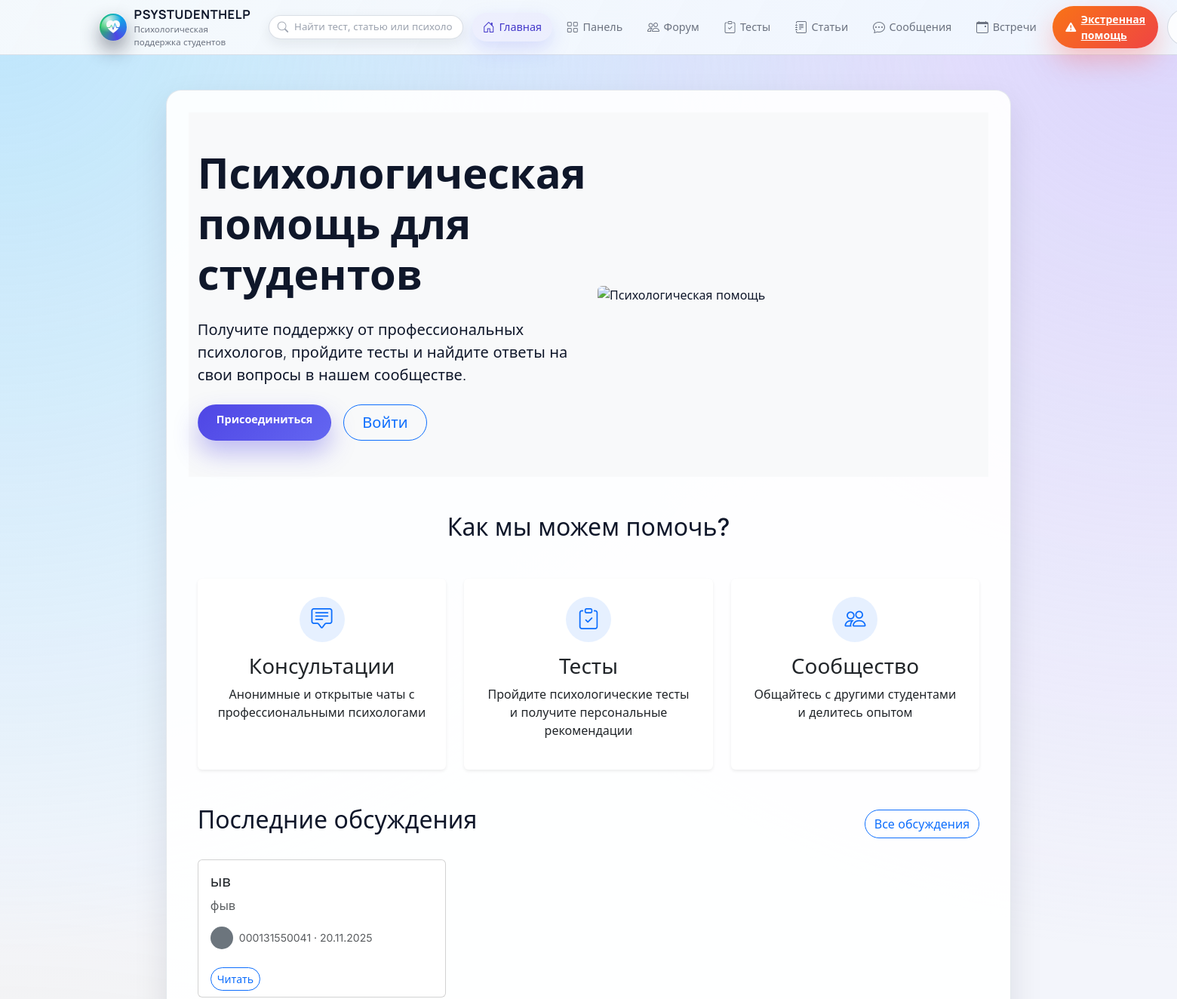
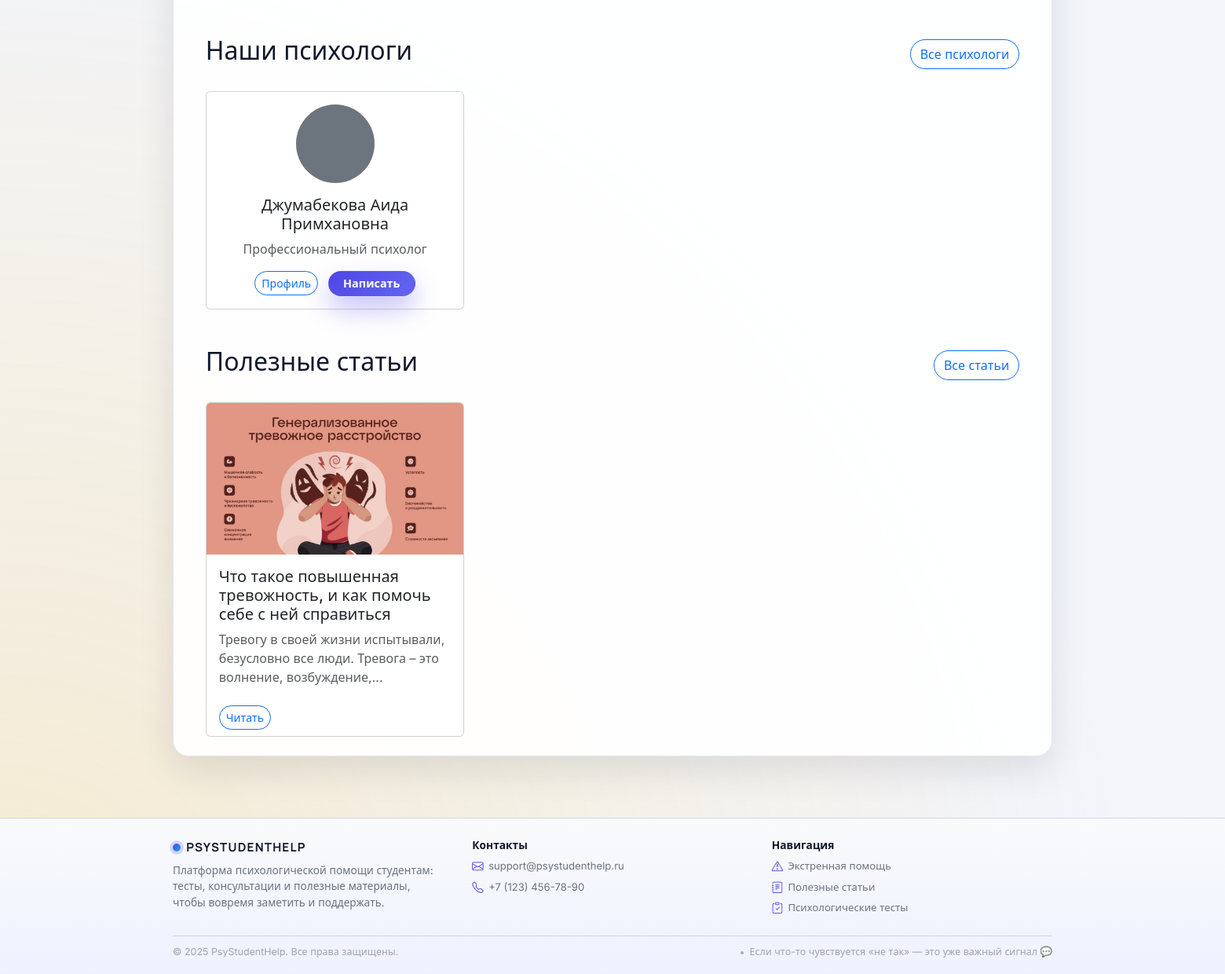
Screenshot of / (signed in) with the database file from the repository (2 pictures, top to bottom).
### models.py (models this page shows, shortened)
class Post(db.Model):
    __tablename__ = 'post'
    id = db.Column(db.Integer, primary_key=True)
    title = db.Column(db.String(200), nullable=False)
    content = db.Column(db.Text, nullable=False)
    user_id = db.Column(db.Integer, db.ForeignKey('user.id'), nullable=False)
    created_at = db.Column(db.DateTime, default=datetime.utcnow)
    updated_at = db.Column(
        db.DateTime,
        default=datetime.utcnow,
        onupdate=datetime.utcnow,
    )
    comments = db.relationship(
        'Comment',
        backref='post',
        lazy=True,
        cascade='all, delete-orphan',
    )
    author = db.relationship('User', backref='posts', lazy=True)

class User(UserMixin, db.Model):
    __tablename__ = 'user'
    id = db.Column(db.Integer, primary_key=True)
    username = db.Column(db.String(80), unique=True, nullable=False)
    email = db.Column(db.String(120), unique=True, nullable=False, index=True)
    password = db.Column(db.String(200), nullable=False)
    role = db.Column(db.String(20), nullable=False)  # student | psychologist | admin | superadmin
    full_name = db.Column(db.String(100))
    bio = db.Column(db.Text)
    profile_pic = db.Column(db.String(100))
    created_at = db.Column(db.DateTime, default=datetime.utcnow)
    group_id = db.Column(db.Integer, db.ForeignKey('groups.id'))
    comments = db.relationship(
        'Comment',
        backref='author',
        lazy=True,
    )
    tests = db.relationship(
        'Test',
        backref='creator',
        lazy=True,
    )
    test_results = db.relationship(
        'TestResult',
        backref='user',
        lazy=True,
    )
    messages_sent = db.relationship(
        'Message',
        foreign_keys='Message.sender_id',
        backref='sender',
        lazy=True,
    )
    messages_received = db.relationship(
        'Message',
        foreign_keys='Message.recipient_id',
        backref='recipient',
        lazy=True,
    )
    reports = db.relationship(
        'StudentReport',
        foreign_keys='StudentReport.student_id',
        backref='student',
        lazy=True,
    )
    appointments = db.relationship(
        'Appointment',
        foreign_keys='Appointment.student_id',
        backref='student',          # appointment.student в шаблонах
        lazy=True,
    )
    psychologist_appointments = db.relationship(
        'Appointment',
        foreign_keys='Appointment.psychologist_id',
        backref='psychologist',     # appointment.psychologist в шаблонах
        lazy=True,
    )
    meeting_protocols = db.relationship(
        'MeetingProtocol',
        foreign_keys='MeetingProtocol.student_id',
        backref='student',          # protocol.student в шаблонах
        lazy=True,
    )
    psychologist_protocols = db.relationship(
        'MeetingProtocol',
        foreign_keys='MeetingProtocol.psychologist_id',
        backref='psychologist',     # protocol.psychologist в шаблонах
        lazy=True,
    )

class Article(db.Model):
    __tablename__ = 'article'
    id = db.Column(db.Integer, primary_key=True)
    title = db.Column(db.String(200), nullable=False)
    content = db.Column(db.Text, nullable=False)
    user_id = db.Column(db.Integer, db.ForeignKey('user.id'), nullable=False)
    created_at = db.Column(db.DateTime, default=datetime.utcnow)
    image_url = db.Column(db.String(200))
    user = db.relationship('User', backref='authored_articles', lazy=True)

### main.py (the view)
@app.route('/')
def index():
    posts = Post.query.order_by(Post.created_at.desc()).limit(3).all()
    psychologists = (
        User.query.filter_by(role='psychologist').order_by(func.random()).limit(3).all()
    )
    articles = Article.query.order_by(Article.created_at.desc()).limit(3).all()
    return render_template(
        'index.html',
        posts=posts,
        psychologists=psychologists,
        articles=articles,
    )

### admin.py (called while the page is built)
@admin_bp.before_app_request
def _bootstrap_superadmin_once():
    flag = "SUPERADMIN_BOOTSTRAPPED"
    if not current_app.config.get(flag):
        try:
            ensure_initial_superadmin()
        finally:
            current_app.config[flag] = True

### main.py (called while the page is built)
@login_manager.user_loader
def load_user(user_id: str):
    try:
        return User.query.get(int(user_id))
    except (TypeError, ValueError):
        return None

def is_psychologist() -> bool:
    return current_user.is_authenticated and current_user.role == 'psychologist'

def get_current_user():
    return current_user if current_user.is_authenticated else None

### templates/index.html
{% extends "base.html" %}
{% block content %}
<section class="hero-section bg-light py-5 mb-5">
    <div class="container">
        <div class="row align-items-center">
            <div class="col-lg-6">
                <h1 class="display-4 fw-bold mb-4">Психологическая помощь для студентов</h1>
                <p class="lead mb-4">Получите поддержку от профессиональных психологов, пройдите тесты и найдите ответы на свои вопросы в нашем сообществе.</p>
                <div class="d-flex gap-3">
                    {% if 'user_id' not in session %}
                        <a href="{{ url_for('register') }}" class="btn btn-primary btn-lg px-4">Присоединиться</a>
                        <a href="{{ url_for('login') }}" class="btn btn-outline-primary btn-lg px-4">Войти</a>
                    {% else %}
                        <a href="{{ url_for('dashboard') }}" class="btn btn-primary btn-lg px-4">Личный кабинет</a>
                    {% endif %}
                </div>
            </div>
            <div class="col-lg-6">
                <img src="{{ url_for('static', filename='images/image.png') }}" alt="Психологическая помощь" class="img-fluid rounded" width="400px" height="300px">
            </div>
        </div>
    </div>
</section>
<section class="features-section mb-5">
    <div class="container">
        <h2 class="text-center mb-5">Как мы можем помочь?</h2>
        <div class="row g-4">
            <div class="col-md-4">
                <div class="card h-100 border-0 shadow-sm">
                    <div class="card-body text-center p-4">
                        <div class="feature-icon bg-primary bg-opacity-10 text-primary rounded-circle d-inline-flex align-items-center justify-content-center mb-3" style="width: 60px; height: 60px;">
                            <i class="bi bi-chat-square-text fs-3"></i>
                        </div>
                        <h3>Консультации</h3>
                        <p>Анонимные и открытые чаты с профессиональными психологами</p>
                    </div>
                </div>
            </div>
            <div class="col-md-4">
                <div class="card h-100 border-0 shadow-sm">
                    <div class="card-body text-center p-4">
                        <div class="feature-icon bg-primary bg-opacity-10 text-primary rounded-circle d-inline-flex align-items-center justify-content-center mb-3" style="width: 60px; height: 60px;">
                            <i class="bi bi-clipboard-check fs-3"></i>
                        </div>
                        <h3>Тесты</h3>
                        <p>Пройдите психологические тесты и получите персональные рекомендации</p>
                    </div>
                </div>
            </div>
            <div class="col-md-4">
                <div class="card h-100 border-0 shadow-sm">
                    <div class="card-body text-center p-4">
                        <div class="feature-icon bg-primary bg-opacity-10 text-primary rounded-circle d-inline-flex align-items-center justify-content-center mb-3" style="width: 60px; height: 60px;">
                            <i class="bi bi-people fs-3"></i>
                        </div>
                        <h3>Сообщество</h3>
                        <p>Общайтесь с другими студентами и делитесь опытом</p>
                    </div>
                </div>
            </div>
        </div>
    </div>
</section>
<section class="latest-posts mb-5">
    <div class="container">
        <div class="d-flex justify-content-between align-items-center mb-4">
            <h2>Последние обсуждения</h2>
            <a href="{{ url_for('posts') }}" class="btn btn-outline-primary">Все обсуждения</a>
        </div>
        <div class="row g-4">
            {% for post in posts %}
            <div class="col-md-4">
                <div class="card h-100">
                    <div class="card-body">
                        <h5 class="card-title">{{ post.title }}</h5>
                        <p class="card-text text-muted">{{ post.content|truncate(100) }}</p>
                        <div class="d-flex align-items-center">
                            {% if post.author.profile_pic %}
                                <img src="{{ url_for('static', filename='uploads/' + post.author.profile_pic) }}" class="rounded-circle me-2" width="30" height="30">
                            {% else %}
                                <div class="rounded-circle bg-secondary me-2" style="width: 30px; height: 30px;"></div>
                            {% endif %}
                            <small class="text-muted">{{ post.author.username }} · {{ post.created_at.strftime('%d.%m.%Y') }}</small>
                        </div>
                    </div>
                    <div class="card-footer bg-transparent border-0">
                        <a href="{{ url_for('view_post', post_id=post.id) }}" class="btn btn-sm btn-outline-primary">Читать</a>
                    </div>
                </div>
            </div>
            {% endfor %}
        </div>
    </div>
</section>
<section class="psychologists mb-5">
    <div class="container">
        <div class="d-flex justify-content-between align-items-center mb-4">
            <h2>Наши психологи</h2>
            <a href="{{ url_for('search') }}?q=" class="btn btn-outline-primary">Все психологи</a>
        </div>
        <div class="row g-4">
            {% for psych in psychologists %}
            <div class="col-md-4">
                <div class="card h-100">
                    <div class="card-body text-center">
                        {% if psych.profile_pic %}
                            <img src="{{ url_for('static', filename='uploads/' + psych.profile_pic) }}" class="rounded-circle mb-3" width="100" height="100">
                        {% else %}
                            <div class="rounded-circle bg-secondary mb-3 mx-auto" style="width: 100px; height: 100px;"></div>
                        {% endif %}
                        <h5 class="card-title">{{ psych.full_name if psych.full_name else psych.username }}</h5>
                        <p class="card-text text-muted">{{ psych.bio|truncate(100) if psych.bio else "Профессиональный психолог" }}</p>
                        <a href="{{ url_for('profile', username=psych.username) }}" class="btn btn-sm btn-outline-primary">Профиль</a>
                        <a href="{{ url_for('chat', contact_id=psych.id) }}" class="btn btn-sm btn-primary ms-2">Написать</a>
                    </div>
                </div>
            </div>
            {% endfor %}
        </div>
    </div>
</section>
<section class="latest-articles">
    <div class="container">
        <div class="d-flex justify-content-between align-items-center mb-4">
            <h2>Полезные статьи</h2>
            <a href="{{ url_for('articles') }}" class="btn btn-outline-primary">Все статьи</a>
        </div>
        <div class="row g-4">
            {% for article in articles %}
            <div class="col-md-4">
                <div class="card h-100">
                    {% if article.image_url %}
                        <img src="{{ url_for('static', filename='uploads/' + article.image_url) }}" class="card-img-top" alt="{{ article.title }}">
                    {% endif %}
                    <div class="card-body">
                        <h5 class="card-title">{{ article.title }}</h5>
                        <p class="card-text text-muted">{{ article.content|truncate(100) }}</p>
                    </div>
                    <div class="card-footer bg-transparent border-0">
                        <a href="{{ url_for('view_article', article_id=article.id) }}" class="btn btn-sm btn-outline-primary">Читать</a>
                    </div>
                </div>
            </div>
            {% endfor %}
        </div>
    </div>
</section>
{% endblock %}

### static/css/style.css (style rules this page uses)
:root { --app-bg: #f3f5fb; --app-bg-alt: #e9edf9; --app-bg-soft: #f9fafb; --app-surface: #ffffff; --app-surface-soft: rgba(255, 255, 255, 0.92); --app-border-subtle: rgba(148, 163, 184, 0.25); --app-border-strong: rgba(15, 23, 42, 0.12); --app-primary: #4f46e5; --app-primary-soft: rgba(79, 70, 229, 0.09); --app-primary-strong: #4338ca; --app-accent: #f97316; --app-accent-soft: rgba(249, 115, 22, 0.08); --app-success: #22c55e; --app-danger: #ef4444; --app-warning: #eab308; --app-info: #0ea5e9; --app-text-main: #0f172a; --app-text-muted: #6b7280; --app-text-soft: #9ca3af; --app-radius-xl: 26px; --app-radius-lg: 20px; --app-radius-md: 14px; --app-radius-sm: 10px; --app-radius-pill: 999px; --app-shadow-soft: 0 18px 45px rgba(15, 23, 42, 0.10); --app-shadow-elevated: 0 28px 70px rgba(15, 23, 42, 0.18); --app-shadow-subtle: 0 10px 30px rgba(15, 23, 42, 0.06); --app-header-height: 72px; --app-transition-fast: 0.16s ease-out; --app-transition-med: 0.22s ease-out; }
*, *::before, *::after { box-sizing: border-box; }
html { scroll-behavior: smooth; }
body.app-shell { margin: 0; min-height: 100vh; display: flex; flex-direction: column; background: radial-gradient(circle at 0% 0%, rgba(125, 211, 252, 0.45) 0, transparent 42%), radial-gradient(circle at 100% 0%, rgba(196, 181, 253, 0.5) 0, transparent 42%), radial-gradient(circle at 0% 100%, rgba(251, 191, 36, 0.2) 0, transparent 48%), var(--app-bg); font-family: "Inter", system-ui, -apple-system, BlinkMacSystemFont, "Segoe UI", sans-serif; color: var(--app-text-main); }
.btn-primary { background: linear-gradient(135deg, #4f46e5, #6366f1); border-color: transparent; border-radius: 999px; padding-inline: 1.15rem; font-weight: 600; font-size: 0.9rem; box-shadow: 0 16px 32px rgba(79, 70, 229, 0.35); }
.btn-outline-primary { border-radius: 999px; }

### rows the page displays
Post: title "ыв", content "фыв", author.username "000131550041", created_at "20.11.2025"
User: full_name "Джумабекова Аида Примхановна", bio "Профессиональный психолог"
Article: image_url (picture), title "Что такое повышенная тревожность, и как помочь себе с ней справиться", content "Тревогу в своей жизни испытывали, безусловно все люди. Тревога – это волнение, возбуждение,..."

### other values shown
{{ 2025 }} "2025"
